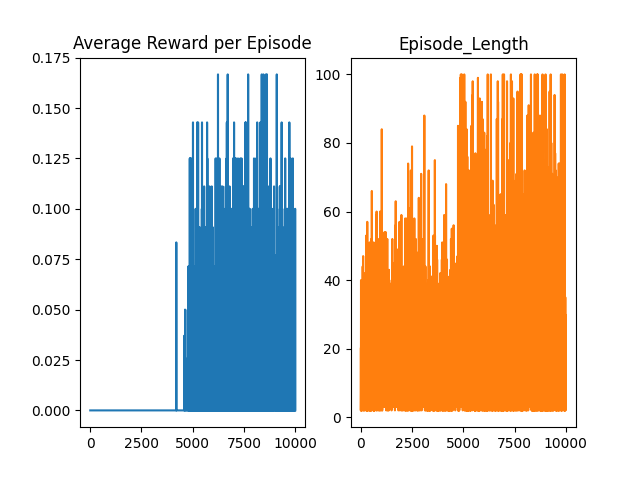

Generate this figure with Python:
#This python file aims at using a basic Q-Learning implementation to train an agent in the FrozenLake-v0 environment of gym

import numpy as np
import matplotlib.pyplot as plt
import gym

#Creating a class for the agent

class Agent(object):

	#Initializing the agent's parameters
	def __init__(self,env,gamma=0.98,alpha=0.7):

		self.env=env
		self.state_size=env.observation_space.n							#Number of possible states/configurations 
		self.action_size=env.action_space.n								#Number of possible actions to take 
		self.gamma=gamma												#Discount factor to take future rewards into acount
		self.alpha=alpha												#Learning rate, to update the Q-table
		self.action_space=np.arange(self.action_size)					#Defining the array of the possible actions the agent can take
		self.qtable=np.zeros((self.state_size,self.action_size))		#Initializing the Q-Table
		self.reward_history=[]											#To maintain track of average reward per episode while training
		self.episode_lengths=[]											#To keep track of the length od episodes

	#Using the epsilon greedy policy to choose the most appropriate action from the action space
	def epsilon_greedy(self,state,epsilon=0.2):

		qvalues=self.qtable[state,:]
		A=np.zeros((self.action_size)) + epsilon/self.action_size
		greedy_action=np.argmax(qvalues)
		A[greedy_action]+=1-epsilon
		return np.random.choice(self.action_space,p=A)

	#Updating the qtable for each new state vsited (for the first time) in each episode
	def update_qtable(self,state,action,reward,next_state):

		next_action=int(np.argmax(self.qtable[next_state,:]))
		self.qtable[state,action]+=self.alpha*(reward+self.gamma*self.qtable[next_state,next_action]-self.qtable[state,action])

	#Defining how a single episode would roll out
	def qlearning_episode(self):

		#Initialising the episode buffer to store the current state, chosen action, and reward at that particular timestep 
		episode=[]
		#Starting from the initial starting point for the beginning of each episode
		state_now=self.env.reset()
		while True:
			#Choosing the action as per the constant epsioln greedy policy
			action=self.epsilon_greedy(state_now)
			next_state,reward,done,_=self.env.step(action)
			episode.append([state_now,action,reward,next_state])
			state_now=next_state
			#If the goal is reached, terminate the episode, otherwise go to the next state
			if done==True:
				break
		#Returning the buffer containing the information for each timestep of the episode
		return np.array(episode)

	#Training the agent through a series of episodes
	def train(self,num_episodes=10000):

		#Iterating over a number of episodes
		for i in range(num_episodes):
			#Generating the episode
			episode=self.qlearning_episode()
			#Keeping track of the length of the episode
			self.episode_lengths.append(len(episode[:,0]))
			#Updating the particular qvalues only
			for k in range(len(episode[:,0])):
				self.update_qtable(int(episode[k,0]),int(episode[k,1]),float(episode[k,2]),int(episode[k,3]))
			self.reward_history.append(np.mean(episode[:,2]))
			if (i+1)%100==0:
				print("Average reward claimed by the agent in episode {} : {}".format(i+1,self.reward_history[-1]))
				print("Length of episode {} : {}".format(i+1,self.episode_lengths[-1]))


#Choosing the environment (though this code should for any discrete/non continuous state environment)
#For a different environment, the state size and action size should be chosen accordingly
env=gym.make("FrozenLake-v0")

agent=Agent(env=env)
agent.train()

reward_history=agent.reward_history

#Plotting the averge rewards and episode Lengths gained throughout each episode per episode 
fig, axs = plt.subplots(1,2)
axs[0].plot(agent.reward_history)
axs[0].set_title('Average Reward per Episode')
axs[1].plot(agent.episode_lengths, 'tab:orange')
axs[1].set_title('Episode_Length')

plt.show()

print('Average Reward throughout all episodes={}'.format(sum(reward_history)/len(reward_history)))
